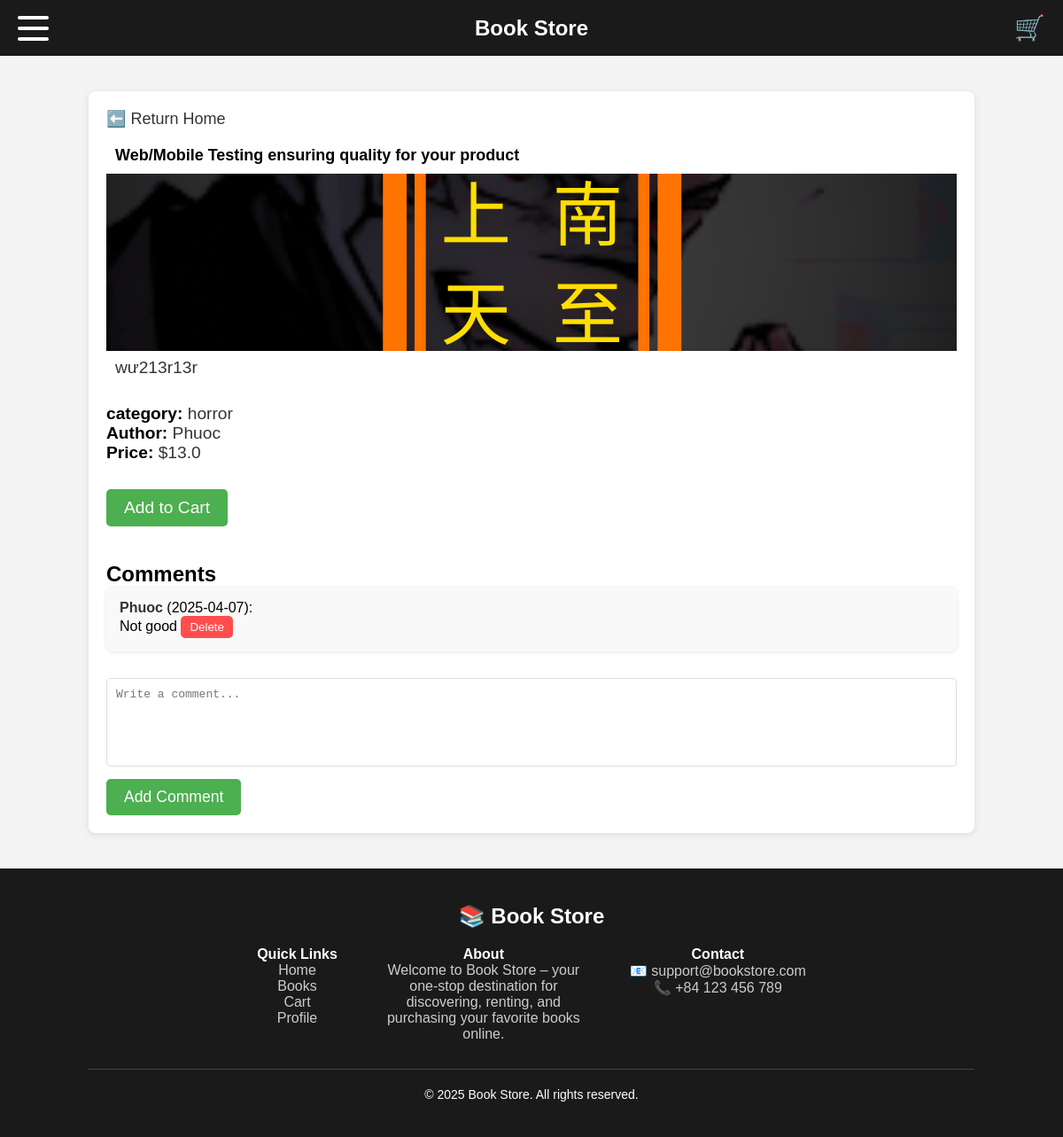
Page /books/3 on the committed database.
### app/models/book_model.py (models this page shows, shortened)
class Book(db.Model):
    __tablename__ = 'books'
    id = db.Column(db.Integer, primary_key=True, autoincrement=True)
    image = db.Column(db.String(255), nullable=True)  # Image for the book
    title = db.Column(db.String(255), nullable=False)
    description = db.Column(db.Text, nullable=False)
    category_id = db.Column(db.Integer, db.ForeignKey('category.id'), nullable=False)
    author_id = db.Column(db.Integer, db.ForeignKey('reader.id'), nullable=False)
    published = db.Column(db.Date, nullable=False)
    quantity = db.Column(db.Integer, nullable=False)
    cover_image_path = db.Column(db.String(255), nullable=False)
    file = db.Column(db.String(255), nullable=True)  # File after purchase (e.g., eBook file)
    full_pay_price = db.Column(db.Float, nullable=False)
    rent_price = db.Column(db.Float, nullable=False)
    category = db.relationship('Category', backref='books')
    author = db.relationship('Reader', backref='books')

### app/models/category_model.py (models this page shows)
class Category(db.Model):
    id = db.Column(db.Integer, primary_key=True)
    name = db.Column(db.String(100), nullable=False)

### app/models/reader_model.py (models this page shows, shortened)
class Reader(db.Model):
    id = db.Column(db.Integer, primary_key=True, autoincrement=True)
    full_name = db.Column(db.String(100), nullable=False)
    birthdate = db.Column(db.Date, nullable=True)
    gmail = db.Column(db.String(120), unique=True, nullable=False)
    gender = db.Column(db.Boolean, nullable=False)  # True for male, False for female
    nation = db.Column(db.String(100), nullable=True)
    phone = db.Column(db.String(20), unique=True, nullable=False)
    username = db.Column(db.String(80), unique=True, nullable=False)
    password = db.Column(db.String(255), nullable=False)
    role = db.Column(db.Integer, nullable=False, default=1)  # 1: user, 2: writer, 3: admin, 4 : blocked

### app/models/comment_model.py (models this page shows)
class Comment(db.Model):
    __tablename__ = 'comments'
    id = db.Column(db.Integer, primary_key=True)
    book_id = db.Column(db.Integer, db.ForeignKey('books.id'), nullable=False)
    reader_id = db.Column(db.Integer, db.ForeignKey('reader.id'), nullable=False)
    content = db.Column(db.Text, nullable=False)
    created_at = db.Column(db.DateTime, default=datetime.utcnow)
    book = db.relationship('Book', backref='comments')
    reader = db.relationship('Reader', backref='comments')

### app/routes/book_routes.py (the view, shortened to what this page needs)
@book_routes.route('/books/<int:book_id>', methods=['GET', 'POST'])
def book_detail(book_id):
    book = BookRepository.get_book_by_id(book_id)
    if not book:
        return "Book not found", 404
    comments = CommentRepository.get_comments_by_book(book_id)
    return render_template('book/book_detail.html', book=book, comments=comments)

### app/repositories/book_repo.py (called while the page is built)
    @staticmethod
    def get_book_by_id(book_id):
        return Book.query.get(book_id)

### app/repositories/comment_repo.py (called while the page is built)
    @staticmethod
    def get_comments_by_book(book_id):
        return Comment.query.filter_by(book_id=book_id).order_by(Comment.created_at.desc()).all()

### app/templates/book/book_detail.html (shortened to what this page needs)
{% extends 'base.html' %}
{% block content %}
  <div class="book-detail-container">
    <div style="margin-bottom: 20px;">
        <a href="/" class="return-home-btn" style="text-decoration: none; color: #333; font-size: 18px;">
          ⬅️ Return Home
        </a>
      </div>
    <h1 class="book-title">{{ book.title }}</h1>
    <img src="{{ url_for('static', filename=book.cover_image_path) }}" alt="{{ book.title }} Cover" class="book-image">
    <div class="book-info">
        <p class="book-description">{{ book.description }}</p>
        <p><strong>category:</strong> {{ book.category.name }}</p>
        <p><strong>Author:</strong> {{ book.author.full_name }}</p>
        <p><strong>Price:</strong> ${{ book.full_pay_price }}</p>
    </div>
    <button type="button" class="add-to-cart-btn" onclick="addToCart('{{ book.id }}')">Add to Cart</button>
    <div class="comments-container">
        <h2>Comments</h2>
        <ul class="comment-list">
            {% for comment in comments %}
                <li class="comment-item">
                    <strong>{{ comment.reader.full_name }}</strong> ({{ comment.created_at.strftime('%Y-%m-%d') }}):<br>
                    {{ comment.content }}
                    <form method="POST" action="{{ url_for('book_routes.delete_comment', comment_id=comment.id) }}" style="display:inline;">
                        <button type="submit" class="delete-btn">Delete</button>
                    </form>
                </li>
            {% endfor %}
        </ul>
        <div class="comment-form">
            <form method="POST">
                <textarea name="content" placeholder="Write a comment..." required></textarea><br />
                <button type="submit">Add Comment</button>
            </form>
        </div>
    </div>
  </div>
{% endblock %}

### app/static/style.css (style rules this page uses)
* { margin: 0; padding: 0; box-sizing: border-box; }
.book-image { width: 100%; height: 200px; object-fit: cover; }
.book-title { font-size: 18px; margin: 10px; }
.book-description { padding: 0 10px 10px; font-size: 14px; color: #555; }
body { font-family: 'Segoe UI', sans-serif; }
body { font-family: Arial, sans-serif; margin: 0; padding: 0; background-color: #f4f4f4; }
.book-detail-container { max-width: 1000px; margin: 40px auto; padding: 20px; background-color: white; box-shadow: 0 2px 10px rgba(0, 0, 0, 0.1); border-radius: 8px; }
.book-info { margin-bottom: 30px; }
.book-description { font-size: 1.1em; line-height: 1.6; color: #555; margin-bottom: 15px; }
.book-info p { font-size: 1.2em; color: #333; }
.book-info strong { color: #000; }
.add-to-cart-btn { padding: 10px 20px; background-color: #4CAF50; color: white; border: none; border-radius: 5px; font-size: 1.2em; cursor: pointer; transition: background-color 0.3s ease; }
.comments-container { margin-top: 40px; }
.comment-list { list-style-type: none; padding: 0; }
.comment-item { background-color: #f9f9f9; padding: 15px; border-radius: 8px; margin-bottom: 20px; box-shadow: 0 1px 5px rgba(0, 0, 0, 0.1); }
.comment-item strong { color: #333; }
.comment-item form { display: inline; margin-top: 10px; }
.delete-btn { background-color: #ff4d4d; color: white; border: none; padding: 5px 10px; border-radius: 5px; cursor: pointer; }
.comment-form { margin-top: 30px; }
.comment-form textarea { width: 100%; height: 100px; padding: 10px; border-radius: 5px; border: 1px solid #ddd; font-size: 1em; resize: none; margin-bottom: 10px; }
.comment-form button { padding: 10px 20px; background-color: #4CAF50; color: white; border: none; border-radius: 5px; font-size: 1.1em; cursor: pointer; }

### rows in the picture
Book: title "Web/Mobile Testing ensuring quality for your product", cover_image_path (picture), description "wư213r13r", full_pay_price "13.0"
Category: category.name "horror"
Reader: author.full_name "Phuoc"
Comment: reader.full_name "Phuoc", created_at "2025-04-07", content "Not good"
